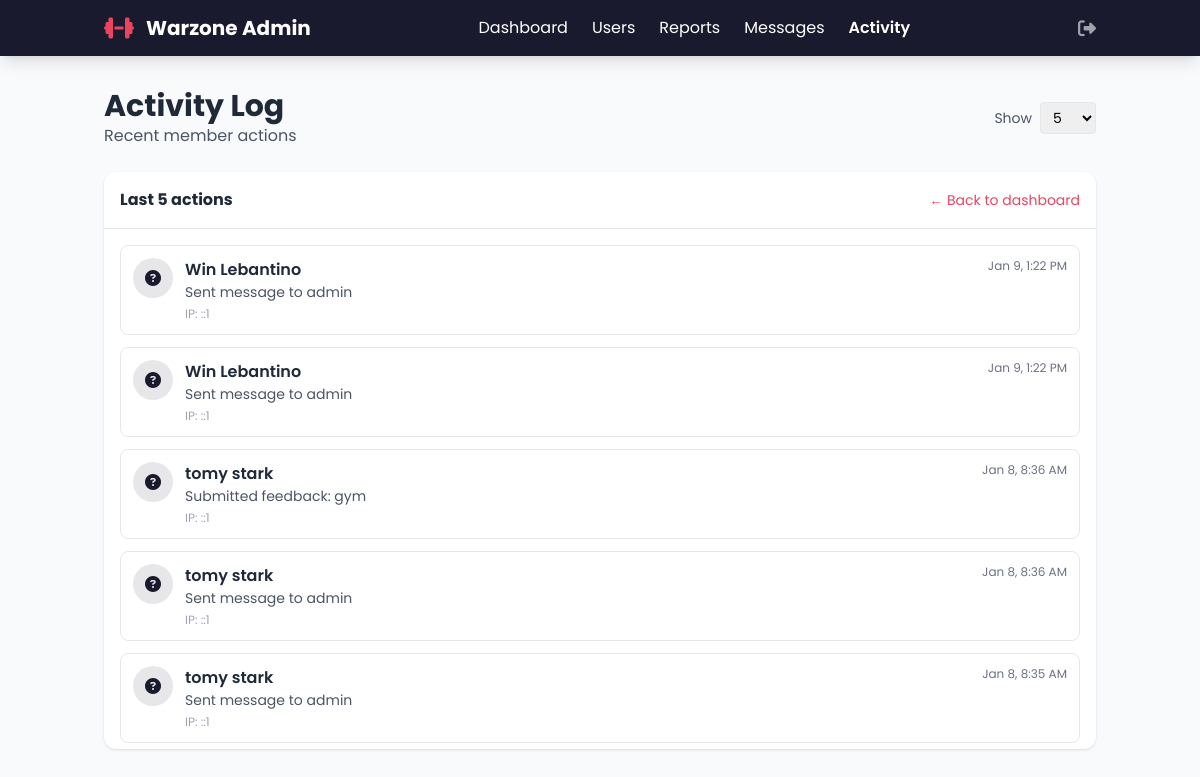
Screenshot of /admin/activity.php (signed in) with the database file from the repository.
### tables this page shows
CREATE TABLE `user_activity` (
  `id` int(11) NOT NULL,
  `user_id` int(11) NOT NULL,
  `activity_type` varchar(50) NOT NULL,
  `description` text DEFAULT NULL,
  `ip_address` varchar(45) DEFAULT NULL,
  `user_agent` text DEFAULT NULL,
  `created_at` timestamp NOT NULL DEFAULT current_timestamp()
);

CREATE TABLE `users` (
  `id` int(11) NOT NULL,
  `name` varchar(100) NOT NULL,
  `email` varchar(100) NOT NULL,
  `goal` text DEFAULT 'General fitness',
  `password` varchar(255) NOT NULL,
  `role` enum('user','admin') DEFAULT 'user',
  `fitness_goal` text DEFAULT NULL,
  `weight` decimal(5,2) DEFAULT NULL,
  `height` decimal(5,2) DEFAULT NULL,
  `created_at` timestamp NOT NULL DEFAULT current_timestamp(),
  `last_login` timestamp NULL DEFAULT NULL,
  `profile_picture` varchar(255) NOT NULL DEFAULT 'default.png',
  `coach_style` enum('gentle','balanced','hardcore') DEFAULT 'balanced'
);

### admin/activity.php (the view, shortened to what this page needs)
<?php
require_once '../config.php';
$limit = isset($_GET['show']) && (int)$_GET['show'] > 0
         ? (int)$_GET['show']
         : 5;
$stmt = $pdo->prepare(
    "SELECT ua.*, u.name, u.email
       FROM user_activity ua
       JOIN users u ON u.id = ua.user_id
      ORDER BY ua.created_at DESC
      LIMIT :lim"
);
$stmt->bindValue(':lim', $limit, PDO::PARAM_INT);
$stmt->execute();
$activity = $stmt->fetchAll();
?>
<!DOCTYPE html>
<html lang="en">
<head>
    <script src="https://cdn.tailwindcss.com"></script>
    <link rel="stylesheet" href="https://cdnjs.cloudflare.com/ajax/libs/font-awesome/6.4.0/css/all.min.css">
</head>
<body class="bg-gray-50">
<nav class="bg-primary text-white shadow-lg">
    <div class="container mx-auto px-4 py-3">
        <div class="flex justify-between items-center">
            <div class="flex items-center space-x-3">
                <i class="fas fa-dumbbell text-highlight text-2xl"></i>
                <h1 class="text-xl font-bold">Warzone Admin</h1>
            </div>
            <div class="hidden md:flex items-center space-x-6">
                <a href="index.php" class="hover:text-highlight transition">Dashboard</a>
                <a href="users.php" class="hover:text-highlight transition">Users</a>
                <a href="reports.php" class="hover:text-highlight transition">Reports</a>
                <a href="messages.php" class="hover:text-highlight transition">Messages</a>
                <a href="activity.php" class="hover:text-highlight transition font-semibold">Activity</a>
            </div>
            <div class="flex items-center space-x-4">
                <a href="../logout.php" class="text-gray-400 hover:text-highlight transition" title="Logout">
                    <i class="fas fa-sign-out-alt text-lg"></i>
                </a>
            </div>
        </div>
    </div>
</nav>
<main class="container mx-auto px-4 py-8 max-w-5xl">
    <div class="mb-6 flex items-center justify-between">
        <div>
            <h2 class="text-3xl font-bold text-gray-800">Activity Log</h2>
            <p class="text-gray-600">Recent member actions</p>
        </div>
        <div class="flex items-center space-x-2">
            <label class="text-sm text-gray-600">Show</label>
            <select id="limitSel" class="border rounded px-2 py-1 text-sm">
                <option value="5"  <?= $limit === 5  ? 'selected' : '' ?>>5</option>
            </select>
        </div>
    </div>
    <div class="bg-white rounded-xl shadow overflow-hidden">
        <div class="p-4 border-b flex justify-between items-center">
            <h3 class="font-bold text-gray-800">Last <?= $limit ?> actions</h3>
            <a href="index.php" class="text-highlight hover:underline text-sm">← Back to dashboard</a>
        </div>
        <div class="p-4 scroll-thin overflow-y-auto max-h-[65vh]">
            <?php if (!$activity): ?>
                <div class="text-center py-10 text-gray-500">
                    <i class="fas fa-history text-4xl mb-3 text-gray-300"></i>
                    <p>No activity recorded yet.</p>
                </div>
            <?php else: ?>
                <div class="space-y-3">
                <?php foreach ($activity as $row):
                    $icon = match($row['activity_type']){
                        'login'          => 'fa-sign-in-alt',
                        'logout'         => 'fa-sign-out-alt',
                        'workout'        => 'fa-dumbbell',
                        'attendance'     => 'fa-calendar-check',
                        'profile_update' => 'fa-user-edit',
                        'password_change'=> 'fa-key',
                        default          => 'fa-question-circle'
                    };
                ?>
                    <div class="flex items-start p-3 rounded-lg border hover:bg-gray-50 transition">
                        <div class="w-10 h-10 bg-primary/10 text-primary rounded-full flex items-center justify-center mr-3">
                            <i class="fas <?= $icon ?>"></i>
                        </div>
                        <div class="flex-1">
                            <div class="flex justify-between items-start">
                                <div>
                                    <p class="font-semibold text-gray-800"><?= htmlspecialchars($row['name']) ?></p>
                                    <p class="text-sm text-gray-600"><?= htmlspecialchars($row['description']) ?></p>
                                </div>
                                <span class="text-xs text-gray-500 whitespace-nowrap ml-2">
                                    <?= date('M j, g:i A', strtotime($row['created_at'])) ?>
                                </span>
                            </div>
                            <div class="mt-1 text-xs text-gray-400">
                                IP: <?= htmlspecialchars($row['ip_address']) ?>
                            </div>
                        </div>
                    </div>
                <?php endforeach; ?>
                </div>
            <?php endif; ?>
        </div>
    </div>
</main>
</body>
</html>

### admin/activity.php (style rules this page uses)
body { font-family:'Poppins',sans-serif; background:#f8f9fa; }

### rows the page displays
user_activity: user.name "Win Lebantino", description "Sent message to admin", created_at "Jan 9, 1:22 PM", ip_address "::1"
user_activity: user.name "Win Lebantino", description "Sent message to admin", created_at "Jan 9, 1:22 PM", ip_address "::1"
user_activity: user.name "tomy stark", description "Submitted feedback: gym", created_at "Jan 8, 8:36 AM", ip_address "::1"
user_activity: user.name "tomy stark", description "Sent message to admin", created_at "Jan 8, 8:36 AM", ip_address "::1"
user_activity: user.name "tomy stark", description "Sent message to admin", created_at "Jan 8, 8:35 AM", ip_address "::1"

### other values shown
$limit "5"
